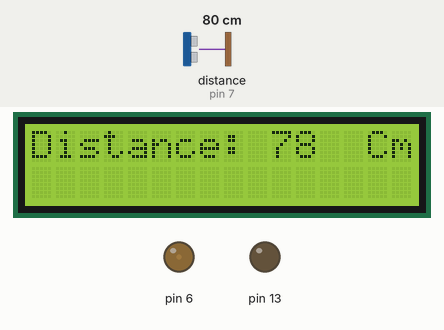
A sketch run on a simulated Arduino Uno, built with avr-gcc and run on an emulated ATmega328P. Shown: 16×2 character LCD, output pins drawn as LEDs (lit = HIGH). Wiring (inferred from the names in the program): ultrasonic range finder: trigger pin 8; echo pin 7. Inputs (shaded band) come from the test bench; at power-on: distance to the obstacle (sensor on pin 7) 80 cm. The echo pulse lasts 58.3 µs per cm; WiFi joins after 1.5 s; servers stay silent unless stated; pins used as bus, display or sensor lines are not drawn; what the sketch prints to the serial monitor is not drawn.

Above: at 3.0 s.
3.1 s: distance to the obstacle (sensor on pin 7) set to 2 cm
At 4.6 s:
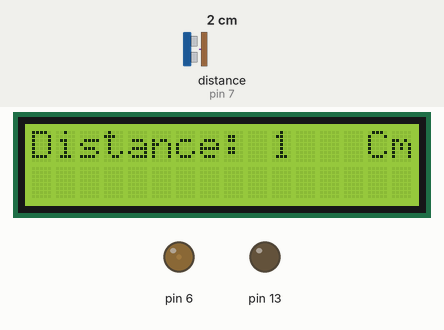
4.9 s: distance to the obstacle (sensor on pin 7) set to 120 cm
At 5.6 s:
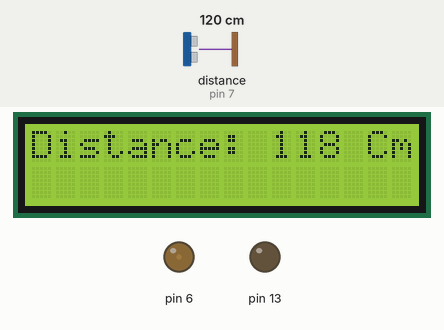
6.4 s: distance to the obstacle (sensor on pin 7) set to 4 cm
At 7.6 s:
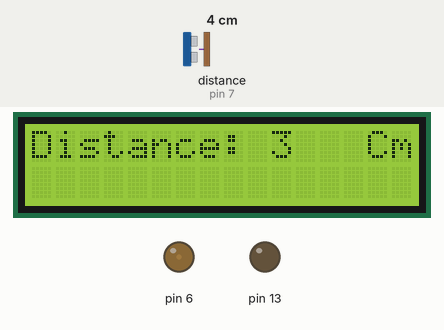
7.9 s: distance to the obstacle (sensor on pin 7) set to 18 cm
At 8.4 s:
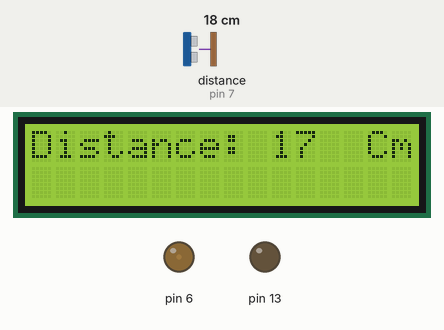
Timing chart, 0 to 10.4 s (numbered marks = the images above; inputs shaded):
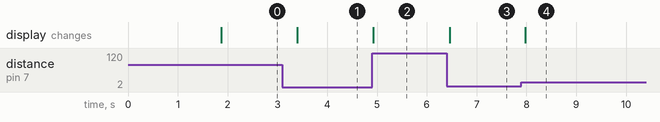

The sketch:

LCD-SerialInput.ino
```cpp
#define BLYNK_PRINT Serial

#include <LiquidCrystal.h>
#include <SPI.h>
#include <Ethernet.h>
#include <BlynkSimpleEthernet.h>


char auth[] = "5daa5e9d94764019ae49e72a58e78d2d";
char ch;
int Contrast=15;
// initialize the library with the numbers of the interface pins

LiquidCrystal lcdReal(12, 11, 5, 4, 3, 2);
WidgetLCD lcdVirtual(V1);

const int trigPin = 8;
const int echoPin = 7;
// defines variables
long duration;
int distance;

void setup()
{
  Serial.begin(9600);

  Blynk.begin(auth, "blynk-cloud.com", 8442);
  Serial.println("LCD test with PWM contrast adjustment");
  pinMode(13,OUTPUT);
  pinMode(trigPin, OUTPUT); // Sets the trigPin as an Output
  pinMode(echoPin, INPUT); // Sets the echoPin as an Input
  analogWrite(6,Contrast);
  // set up the LCD's number of columns and rows:
  // Print a message to the LCD.

  lcdReal.begin(16, 2);
  lcdReal.setCursor(0, 0);
  lcdReal.print("Distance: ");

}

void loop()
{
  // Clears the trigPin
  digitalWrite(trigPin, LOW);
  delayMicroseconds(1000);
  // Sets the trigPin on HIGH state for 10 micro seconds
  digitalWrite(trigPin, HIGH);
  delayMicroseconds(1000);
  digitalWrite(trigPin, LOW);
  // Reads the echoPin, returns the sound wave travel time in microseconds
  duration = pulseIn(echoPin, HIGH);
  // Calculating the distance
  distance= duration*0.034/2;
  // Prints the distance on the Serial Monitor
  Serial.print("Distance: ");
  Serial.print(distance);
  Serial.println(" CM");


  // set the cursor to column 0, line 1
  lcdReal.setCursor(0, 0);
  lcdReal.print("Distance: ");
  lcdReal.println(distance);
  lcdReal.setCursor(14, 0);
  lcdReal.print("Cm");

  lcdVirtual.print(0, 0, "Distance: ");
  lcdVirtual.print(10, 0, "    ");
  lcdVirtual.print(10, 0, distance);
  lcdVirtual.print(14, 0, "Cm");

  delay(500);
  // print the number of seconds since reset:
  Blynk.run();

}
```

Measured:
- after the input at 3.1 s, the display: changes after 0.30 s (image 1)
- after the input at 4.9 s, the display: changes at once (image 2)
- after the input at 6.4 s, the display: changes after 0.06 s (image 3)
- after the input at 7.9 s, the display: changes after 0.07 s (image 4)
